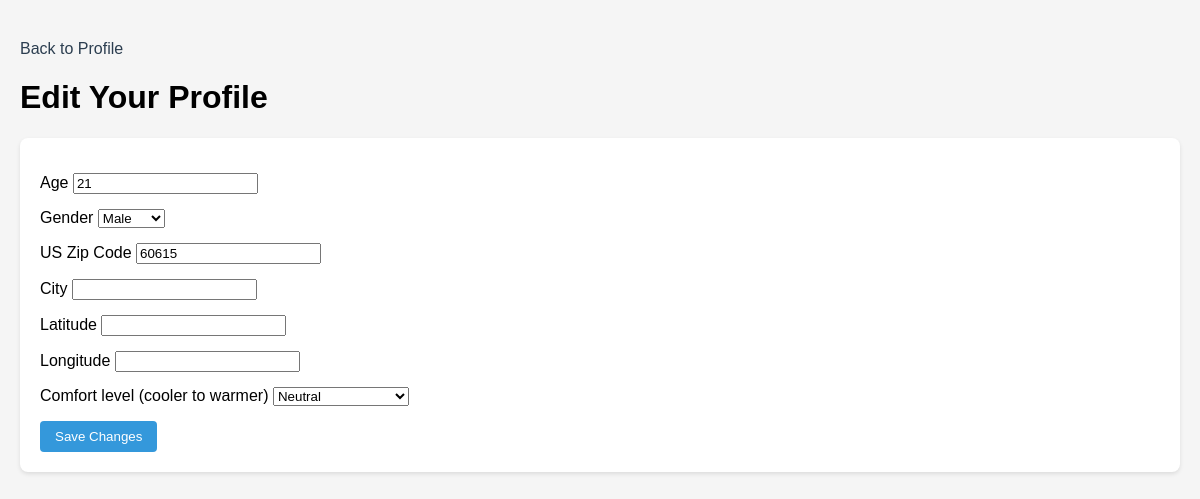
Before: /edit_profile (signed in) with the older database file.
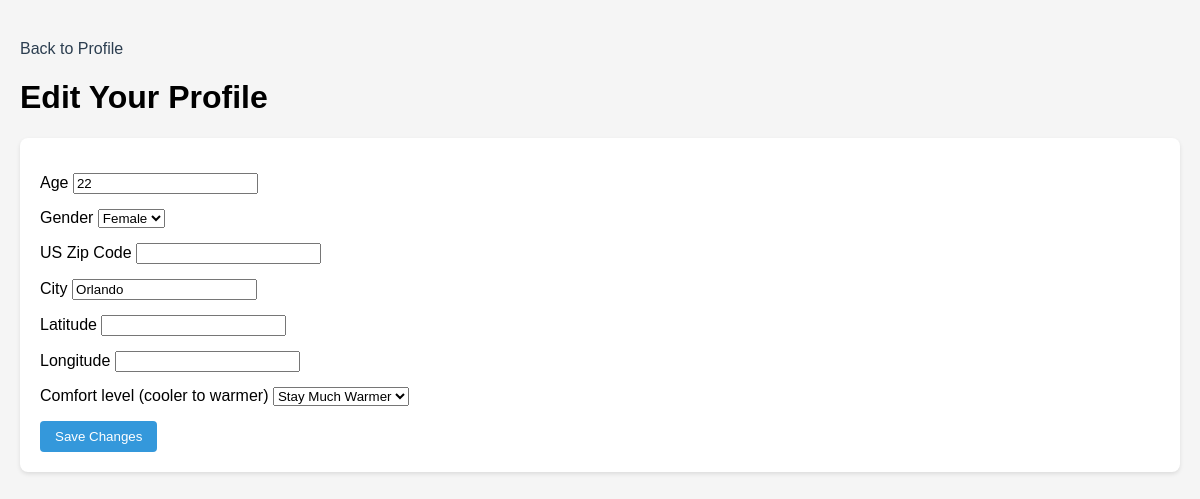
After: the same page with the newer database file.
### models.py (models this page shows, shortened)
class Profile(db.Model):
    id = db.Column(db.Integer, primary_key = True) # set profile id to be primary key
    age = db.Column(db.Integer, nullable = False)
    gender = db.Column(db.String(20), nullable = False)
    location_zip = db.Column(db.String(10), nullable=True)
    location_city = db.Column(db.String(100), nullable=True)
    location_latitude = db.Column(db.String, nullable=True)
    location_longitude = db.Column(db.String, nullable=True)
    comfort_level = db.Column(db.Integer, nullable = False)
    user_id = db.Column(db.Integer, db.ForeignKey('user.id'), nullable = False)

### main.py (the view, shortened to what this page needs)
@app.route('/edit_profile', methods=['GET', 'POST'])
@login_required
def edit_profile():
    form = UserProfileForm(obj=current_user.profile)
    return render_template('edit_profile.html', form=form)

### forms.py (shortened to what this page needs)
class UserProfileForm(FlaskForm):
    age = IntegerField('Age', validators=[DataRequired()])
    gender = SelectField('Gender', choices=[('Male', 'Male'), ('Female', 'Female'), ('Other', 'Other')], validators=[DataRequired()])
    location_zip = StringField('US Zip Code', validators=[Optional()])
    location_city = StringField('City', validators=[Optional()])
    location_latitude = StringField('Latitude', validators=[Optional()])
    location_longitude = StringField('Longitude', validators=[Optional()])
    comfort_level = SelectField('Comfort level (cooler to warmer)', choices=[
        (-2, 'Stay Much Cooler'),
        (-1, 'Stay Cooler'),
        (0, 'Neutral'),
        (1, 'Stay Warmer'),
        (2, 'Stay Much Warmer')
    ], default=0, validators=[DataRequired()])
    submit = SubmitField('Save Profile')

### main.py (called while the page is built)
@app.before_request
def setup():
        db.create_all()
        populate_sample_data()

@login_manager.user_loader
def load_user(user_id):
    return User.query.get(int(user_id))

### templates/edit_profile.html (shortened to what this page needs)
<!DOCTYPE html>
<html lang="en">
<head>
    <link rel="stylesheet" type="text/css" href="static/styles.css">
</head>
<body>
    <div class="nav-links">
        <a href="{{ url_for('profile') }}">Back to Profile</a>
    </div>
    <h1>Edit Your Profile</h1>
    <div class="recommendations-module">
        <form method="POST">
            <div class="form-group">{{ form.age.label }} {{ form.age() }}</div>
            <div class="form-group">{{ form.gender.label }} {{ form.gender() }}</div>
            <div class="form-group">{{ form.location_zip.label }} {{ form.location_zip() }}</div>
            <div class="form-group">{{ form.location_city.label }} {{ form.location_city() }}</div>
            <div class="form-group">{{ form.location_latitude.label }} {{ form.location_latitude() }}</div>
            <div class="form-group">{{ form.location_longitude.label }} {{ form.location_longitude() }}</div>
            <div class="form-group">{{ form.comfort_level.label }} {{ form.comfort_level() }}</div>
            <button type="submit">Save Changes</button>
        </form>
    </div>
</body>
</html>

Changed rows visible on the page:
changed Profile: age "21" → "22"; gender "Male" → "Female"; location_zip "60615" → (not shown); location_city (not shown) → "Orlando"; comfort_level "Neutral" → "Stay Much Warmer"
